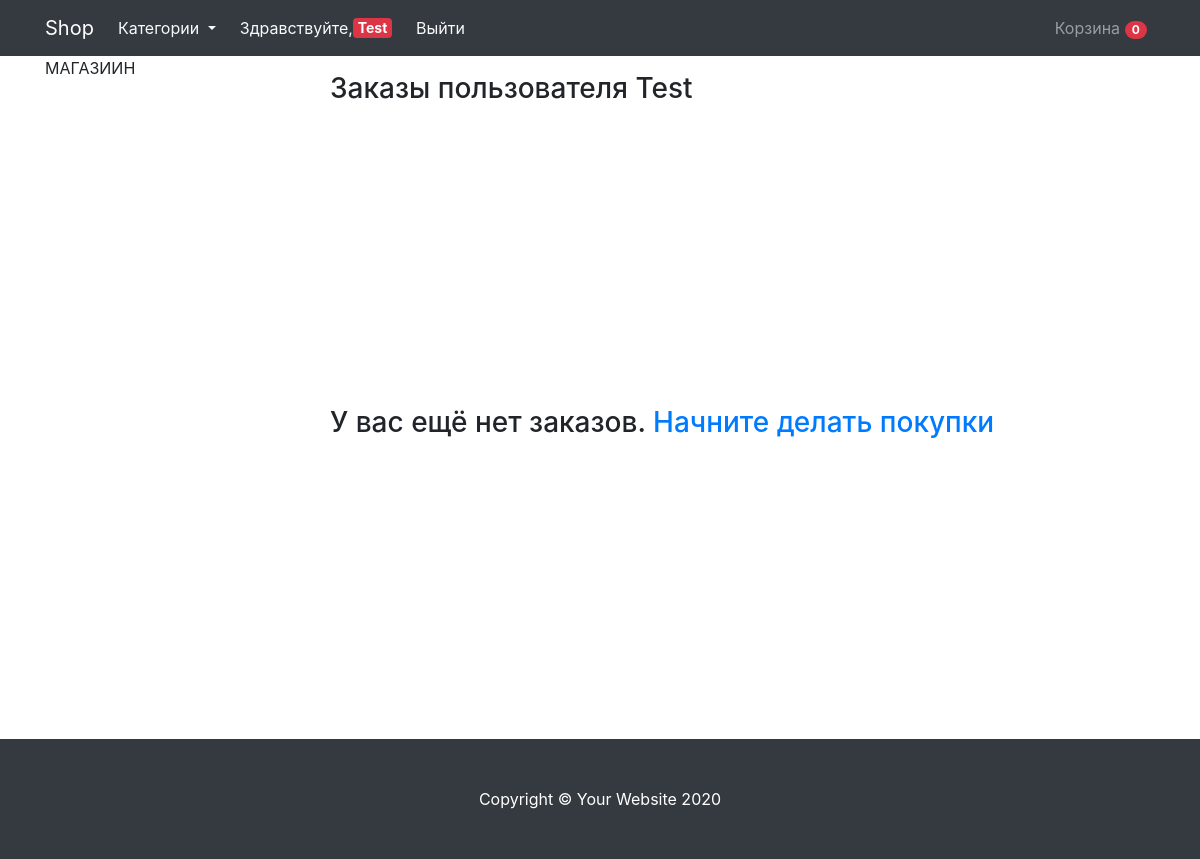
/profile/ (signed in), run on an earlier commit of the app's database.
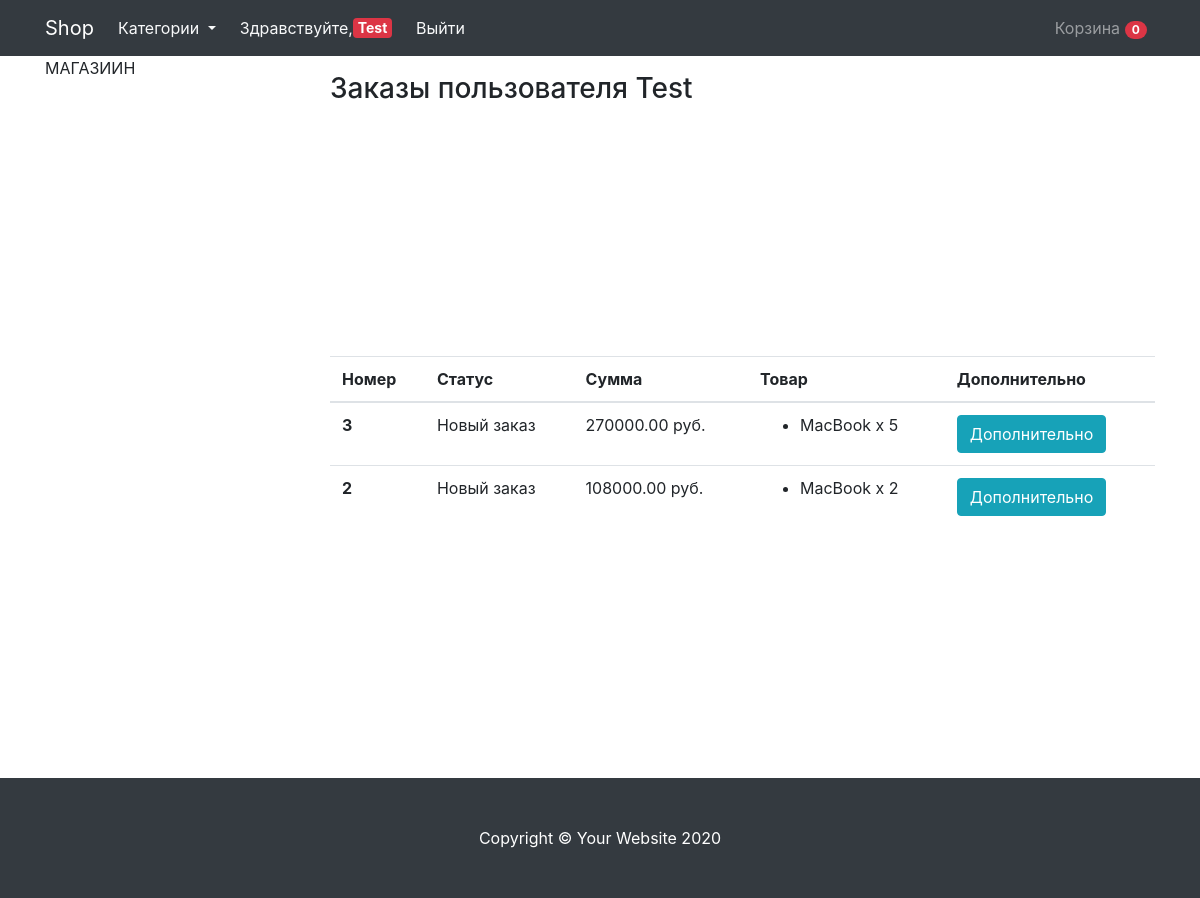
And on a later commit of the database.
### mainapp/models.py (models this page shows, shortened)
class Cart(models.Model):
    owner = models.ForeignKey('Customer', null=True, verbose_name='Владелец', on_delete=models.CASCADE)
    products = models.ManyToManyField(CartProduct, blank=True, related_name='related_cart')
    total_products = models.PositiveIntegerField(default=0)
    final_price = models.DecimalField(max_digits=9, default=0, decimal_places=2, verbose_name='Общая цена')
    in_order = models.BooleanField(default=False)
    for_anonymous_user = models.BooleanField(default=False)

class Order(models.Model):
    STATUS_NEW = 'new'
    STATUS_IN_PROGRESS = 'in_progress'
    STATUS_READY = 'is_ready'
    STATUS_COMPLETED = 'completed'
    BUYING_TYPE_SELF = 'self'
    BUYING_TYPE_DELIVERY = 'delivery'
    STATUS_CHOICES = {
        (STATUS_NEW, 'Новый заказ'),
        (STATUS_IN_PROGRESS, 'Заказ в обработке'),
        (STATUS_READY, 'Заказ готов'),
        (STATUS_COMPLETED, 'Заказ выполнен'),
    }
    BUYING_TYPE_CHOICES = {
        (BUYING_TYPE_SELF, 'Самовывоз'),
        (BUYING_TYPE_DELIVERY, 'Доставка'),
    }
    customer = models.ForeignKey(Customer, verbose_name='Покупатель', related_name='related_orders', on_delete=models.CASCADE)
    first_name = models.CharField(max_length=255, verbose_name='Имя')
    last_name = models.CharField(max_length=255, verbose_name='Фамилия')
    phone = models.CharField(max_length=20, verbose_name='Телефон')
    cart = models.ForeignKey(Cart, verbose_name='Корзина', on_delete=models.CASCADE, null=True, blank=True)
    address = models.CharField(max_length=1024, verbose_name='Адрес', null=True, blank=True)
    status = models.CharField(
        max_length=100,
        verbose_name='Статус заказа',
        choices=STATUS_CHOICES,
        default=STATUS_NEW,
    )
    buying_type = models.CharField(
        max_length=100,
        verbose_name='Тип заказа',
        choices=BUYING_TYPE_CHOICES,
        default=BUYING_TYPE_SELF,
    )
    comment = models.TextField(verbose_name='Комментарий', null=True, blank=True)
    created_at = models.DateTimeField(auto_now=True, verbose_name='Дата создаия заказа')
    order_date = models.DateField(verbose_name='Дата получения заказа', default=timezone.now)

class CartProduct(models.Model):
    user = models.ForeignKey('Customer', verbose_name='Покупатель', on_delete=models.CASCADE)
    cart = models.ForeignKey('Cart', verbose_name='Корзина', on_delete=models.CASCADE, related_name='related_products')
    product = models.ForeignKey(Product, verbose_name='Товар', on_delete=models.CASCADE)
    qty = models.PositiveIntegerField(default=1)  # Кол-во товара
    final_price = models.DecimalField(max_digits=9, decimal_places=2, verbose_name='Общая цена')

class Product(models.Model):
    category = models.ForeignKey(Category, verbose_name='Категория',
                                 on_delete=models.CASCADE)  # Связь с категориями и обязательный on_delet, что бы удалять. разрывать все связи
    title = models.CharField(max_length=255, verbose_name='Наименование')
    slug = models.SlugField(unique=True)
    image = models.ImageField(verbose_name='Изображение')
    description = models.TextField(verbose_name='Описание', null=True)
    price = models.DecimalField(max_digits=9, decimal_places=2, verbose_name='Цена')

### mainapp/views.py (the view)
# urls.py: path('profile/', ProfileView.as_view(), name='profile'),
class ProfileView(CartMixin, View):
    def get(self, request, *args, **kwargs):
        customer = Customer.objects.get(user=request.user)
        orders = Order.objects.filter(customer=customer).order_by('-created_at')
        categories = Category.objects.all()
        return render(
            request,
            'profile.html',
            {'orders': orders, 'cart': self.cart, 'categories': categories}
        )

### mainapp/mixins.py (called while the page is built)
    def dispatch(self, request, *args, **kwargs):
        if request.user.is_authenticated:
            customer = Customer.objects.filter(user=request.user).first()
            if not customer:
                customer = Customer.objects.create(user=request.user)
            cart = Cart.objects.filter(owner=customer, in_order=False).first()
            if not cart:
                cart = Cart.objects.create(owner=customer)
        else:
            cart = Cart.objects.filter(for_anonymous_user=True).first()
            if not cart:
                cart = Cart.objects.create(for_anonymous_user=True)
        self.cart = cart
        return super().dispatch(request, *args, **kwargs)

### mainapp/models.py (called while the page is built)
    def get_absolute_url(self):
        return reverse('category_detail', kwargs={'slug': self.slug})

### mainapp/templates/profile.html (shortened to what this page needs)
{% extends 'base.html' %}
{% block content %}
<h3 class="mt-3 mb-3">Заказы пользователя {{ request.user.username }}</h3>
{% if not orders.count %}
<div class="col-mb-12" style="margin-top: 300px; margin-bottom: 300px;">
    <h3>У вас ещё нет заказов. <a href="{% url 'base' %}">Начните делать покупки</a></h3>
</div>
{% else %}
<div class="col-mb-12" style="margin-bottom: 250px; margin-top: 250px;">
    <table class="table">
        <thead>
            <th scope="col">Номер</th>
            <th scope="col">Статус</th>
            <th scope="col">Сумма</th>
            <th scope="col">Товар</th>
            <th scope="col">Дополнительно</th>
        </thead>
        <tbody>
        {% for order in orders %}
        <tr>
            <th scope="row">{{ order.id }}</th>
            <td>{{ order.get_status_display }}</td>
            <td>{{ order.cart.final_price }} руб.</td>
            <td>
                <ul>
                    {% for item in order.cart.products.all %}
                    <li>{{ item.product.title }} x {{ item.qty }}</li>
                    {% endfor %}
                </ul>
            </td>
            <td>
                <button class="btn btn-info" data-toggle="modal" data-target="#exampleModal-{{ order.id }}">
                    Дополнительно
                </button>
            </td>
        </tr>
        {% endfor %}
        </tbody>
    </table>
</div>
{% endif %}
{% endblock %}

### mainapp/templates/base.html (shortened to what this page needs)
{% load static %}
<html lang="en">
<head>
    <link rel="stylesheet" href="https://maxcdn.bootstrapcdn.com/bootstrap/4.0.0/css/bootstrap.min.css"
>
</head>
<body>
<nav class="navbar navbar-expand-lg navbar-dark bg-dark fixed-top">
    <div class="container">
        <a class="navbar-brand" href="{% url 'base' %}">Shop</a>
        <div class="collapse navbar-collapse" id="navbarResponsive">
            <ul class="navbar-nav">
                <li class="nav-item dropdown">
                    <a class="nav-link text-light dropdown-toggle" href="#" id="navbarDropdownMenuLink" role="button" data-toggle="dropdown"
                       aria-haspopup="true" aria-expanded="false">
                        Категории
                    </a>
                </li>
            <li class="nav-item">
                {% if request.user.is_authenticated%}<span class="navbar text text-light">Здравствуйте,<span class="badge badge-danger">
                <a style="text-decoration: none; font-size:14px; color: white;" href="{% url 'profile' %}">{{ request.user.username }}</a></span></span>
                <li>
                    <a class="nav-link text-light" href="{% url 'logout' %}">Выйти</a>
                </li>{% endif %}
            </li>
            </ul>
            <ul class="navbar-nav ml-auto">
                <li class="nav-item">
                    <a class="nav-link" href="{% url 'cart' %}">Корзина <span class="badge badge-pill badge-danger">{{ cart.products.count }}</span></a>
                </li>
            </ul>
        </div>
    </div>
</nav>
<div class="container">
    <div class="row">
        <div class="col-lg-3">
            МАГАЗИИН
        </div>
        <div class="col-lg-9">
            {% block content %}{% endblock content %}
        </div>
    </div>
</div>
<footer class="py-5 bg-dark">
    <div class="container">
        <p class="m-0 text-center text-white">Copyright &copy; Your Website 2020</p>
    </div>
</footer>
</body>
</html>

### mainapp/templates/base.html (style rules this page uses)
body { padding-top: 56px; }

What changed in the data, as far as the page shows it:
added Order: id "3", status "Новый заказ", cart.final_price "270000.00"
added CartProduct: product "MacBook", qty "5", shown under "3"
added Order: id "2", status "Новый заказ", cart.final_price "108000.00"
added CartProduct: product "MacBook", qty "2"
Also different on the page:
text no longer shown: "У вас ещё нет заказов. Начните делать покупки"
text now shown: "Номер Статус Сумма Товар Дополнительно"
